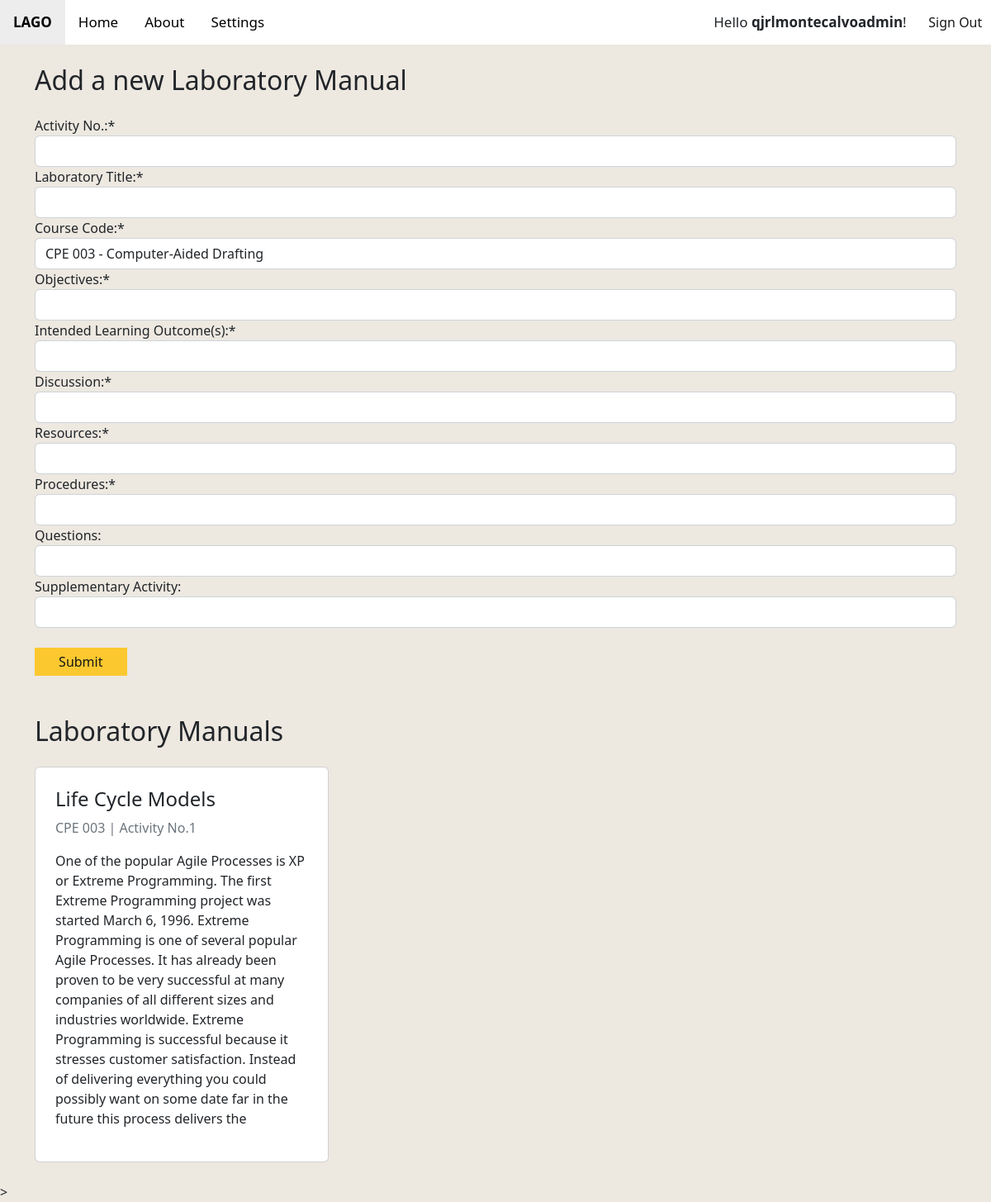
The app's page /home/insert (signed in), older data.
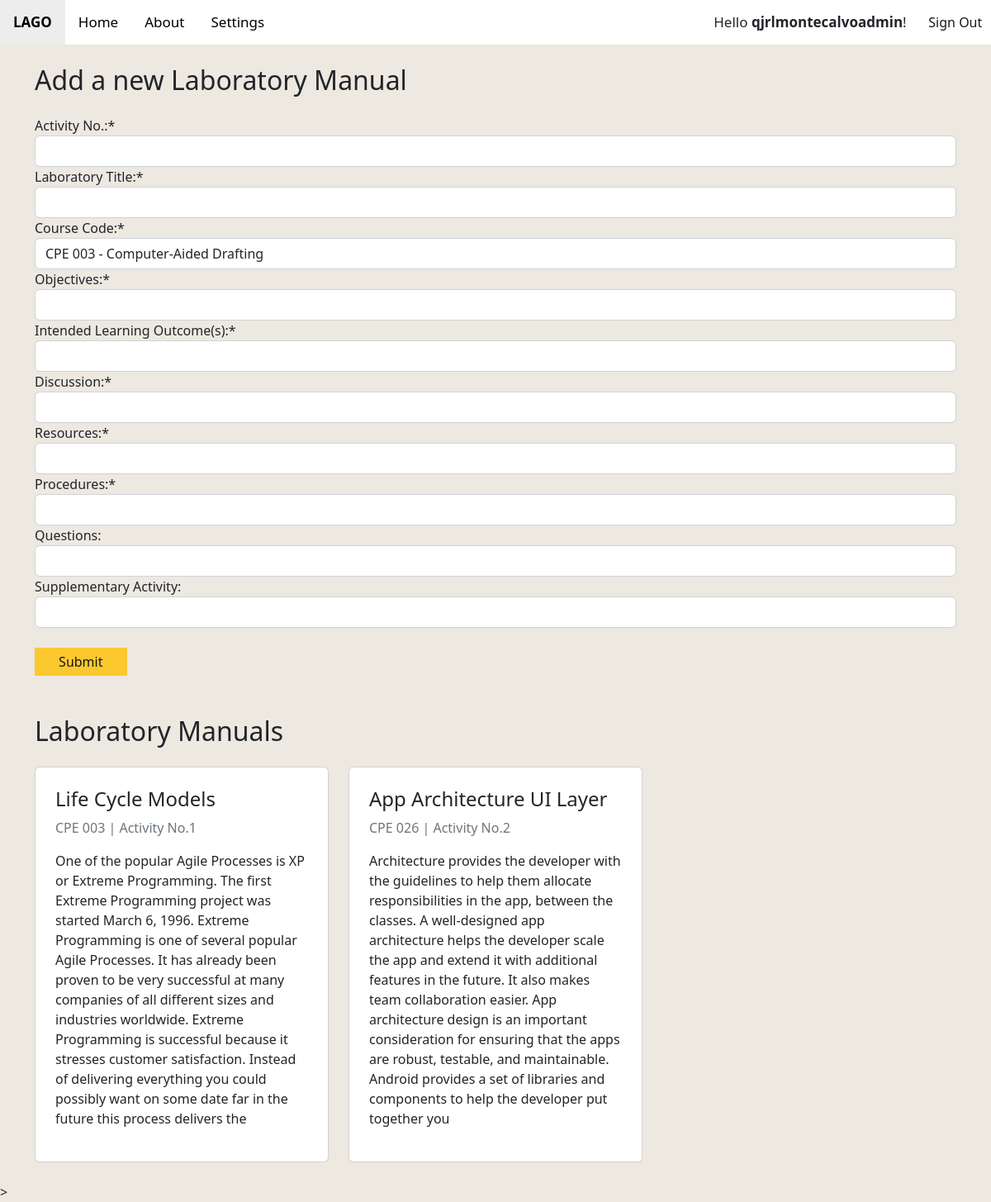
The same page, newer data.
### main/models.py (models this page shows, shortened)
class labmanual(models.Model):
    act_no = models.CharField(max_length=20, default="")
    lab_title = models.CharField(max_length=50)
    course_code = models.CharField(max_length=50)
    objective = models.CharField(max_length=200)
    ilos = models.CharField(max_length=200)
    discussion = models.CharField(max_length=500)
    res = models.CharField(max_length=100)
    procedures = models.CharField(max_length=300)
    questions = models.CharField(max_length=200)
    supplementary = models.CharField(max_length=200)

### main/views.py (the view, shortened to what this page needs)
# urls.py: path("home/insert", views.insertlab, name="insertlab"),
@login_required(login_url='/')
def insertlab(request):
	labmanual_form = LabManualForm()
	manual = labmanual.objects.all()
	return render(request=request, template_name="main/insertlab.html", context={'labmanual_form':labmanual_form, 'manual':manual})

### main/forms.py
class LabManualForm(forms.ModelForm):
	course_code = forms.CharField(label='Choose', widget=forms.Select(choices=courses_cpe))
	supplementary = forms.CharField(required=False)
	questions = forms.CharField(required=False)
	class Meta:
		model = labmanual
		fields = (
			'act_no',
			'lab_title',
			'course_code',
			'objective',
			'ilos',
			'discussion',
			'res',
			'procedures',
			'questions',
			'supplementary',
		)
	def __init__(self, *args, **kwargs):
		super().__init__(*args, **kwargs)
		self.fields['act_no'].label = "Activity No.:"
		self.fields['lab_title'].label = "Laboratory Title:"
		self.fields['course_code'].label = "Course Code:"
		self.fields['objective'].label = "Objectives:"
		self.fields['ilos'].label = "Intended Learning Outcome(s):"
		self.fields['discussion'].label = "Discussion:"
		self.fields['res'].label = "Resources:"
		self.fields['procedures'].label = "Procedures:"
		self.fields['questions'].label = "Questions:"
		self.fields['supplementary'].label = "Supplementary Activity:"

### main/templates/main/insertlab.html (shortened to what this page needs)
{% extends 'main/base.html' %}
{% block body %}
  {% load crispy_forms_tags %}
  <div class="container">
    <h2 class="my-4">Add a new Laboratory Manual</h2>
    <form method="post" enctype="multipart/form-data">
          {{labmanual_form|crispy}}
          <button class="btnwarning my-4" type="submit">Submit</button>
    </form>
    <h2 class="my-4">Laboratory Manuals</h2>
    <div class="row">
      {% for m in manual %}
      <div class="col-lg-4 col-md-6 col-sm-12 pb-4">
        <div class="card h-100 p-4">
          <h4>{{m.lab_title}}</h4>
          <p class="text-muted">{{m.course_code}} | Activity No.{{m.act_no}}</p>
          <p>{{m.discussion}}</p>
        </div>
      </div>
      {% empty %}
      <p>No laboratory manual added.</p>
      {% endfor %}
    </div>
  </div>
{% endblock %}

### main/templates/main/base.html (shortened to what this page needs)
<!doctype html>
<html lang="en">
    <head>
        <link rel="stylesheet" href="https://cdnjs.cloudflare.com/ajax/libs/font-awesome/4.7.0/css/font-awesome.min.css">
        <link href="https://cdn.jsdelivr.net/npm/bootstrap@5.2.2/dist/css/bootstrap.min.css" rel="stylesheet">
        <div class="topnav bg-white" id="myTopnav">
            <a href="#" class="active"><b>LAGO</b></a>
            <a href="/home">Home</a>
            <a href="#">About</a>
            <a href="#">Settings</a>
            <div class="d-flex flex-row-reverse">
              <button onclick="document.getElementById('id01').style.display='block'">Sign Out</button>
              <a aria-disabled="true" >Hello&nbsp;<b>{{request.user.username}}</b>!</a>
            </div>
        </div>
    </head>
    <body>
        {% block body %}
        {% endblock %}
        <body style="background-color: #ede8e0;">
    </body>
</html>

### main/templates/main/base.html (style rules this page uses)
.active { background-color: #fec007; }
.btnwarning { background-color: #fdc51d; }
.topnav { overflow: hidden; background-color: #333; }
.topnav a { float: left; display: block; color: #000000; text-align: center; padding: 14px 16px; text-decoration: none; font-size: 17px; }
body { font-family: Arial, Helvetica, sans-serif; overflow-x: hidden; }
button { background-color: #FFFFFF; color: black; padding: 5px 5px; margin: 8px 0; border: none; cursor: pointer; width: 10%; opacity: 0.9; }

Row changes from the older to the newer data that the page shows:
added labmanual: lab_title "App Architecture UI Layer", course_code "CPE 026", act_no "2", discussion "Architecture provides the developer with the guidelines to help them allocate responsibilities in the app, between the classes. A well-designed app architecture helps the developer scale the app and extend it with additional features in the future. It also makes team collaboration easier. App architecture design is an important consideration for ensuring that the apps are robust, testable, and maintainable. Android provides a set of libraries and components to help the developer put together you"
